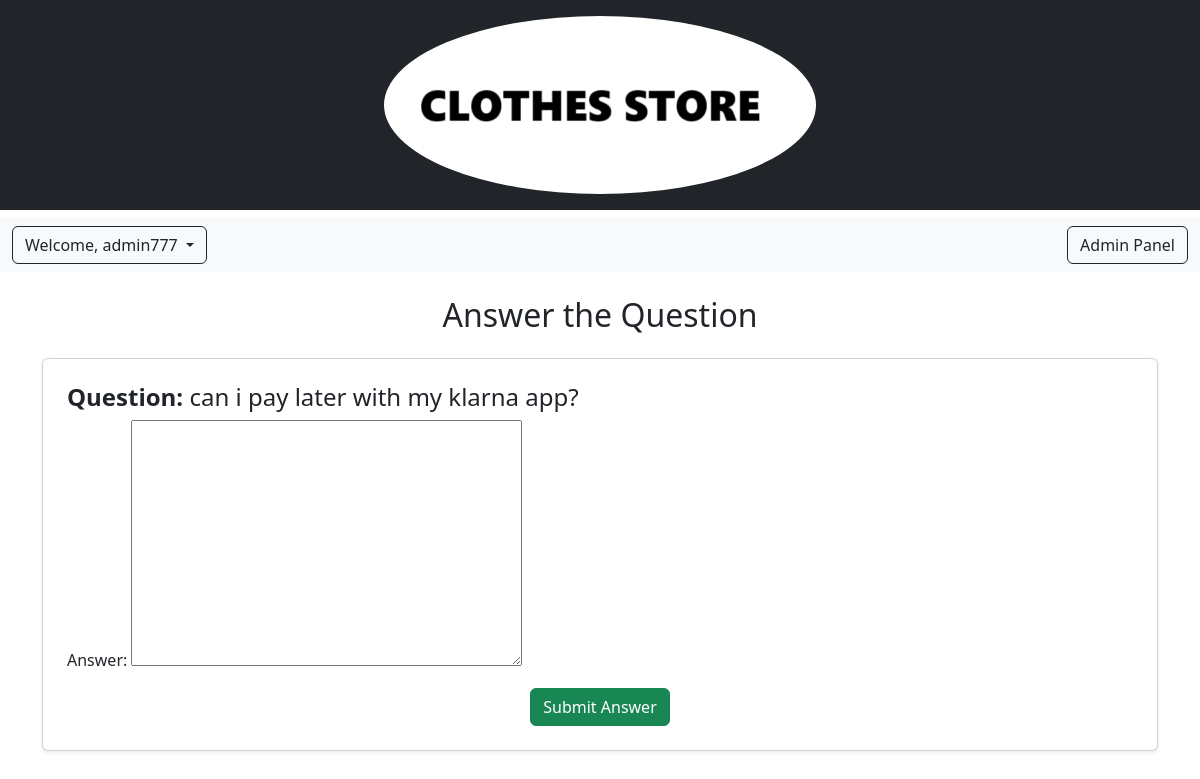
/questions/answer/7/ (signed in), run on the app's committed database.
### cos_accounts/models.py (models this page shows)
class CustomUser(AbstractUser):
    age = models.PositiveIntegerField(null=True, blank=True)
    address = models.CharField(max_length=255, null=True, blank=True)
    groups = models.ManyToManyField(
        'auth.Group',
        related_name='cos_accounts_user_set',
        blank=True
    )
    user_permissions = models.ManyToManyField(
        'auth.Permission',
        related_name='cos_accounts_permission_user_set',
        blank=True
    )

### questions/models.py (models this page shows, shortened)
class Question(models.Model):
    user = models.ForeignKey(settings.AUTH_USER_MODEL, on_delete=models.CASCADE, null=True, blank=True, default=1)
    text = models.TextField()
    answer = models.TextField(blank=True, null=True)
    created = models.DateTimeField(auto_now_add=True)
    answered = models.DateTimeField(null=True, blank=True)

### questions/views.py (the view)
# urls.py: path('answer/<int:question_id>/', answerQ, name='answer_q'),
def answerQ(request, question_id):
    question = get_object_or_404(Question, id=question_id)
    if not request.user.is_staff:
        return redirect('questions:list')
    if request.method == "POST":
        form = form_for_answer(request.POST, instance=question)
        if form.is_valid():
            question.answered = now()
            form.save()
            return redirect('questions:list')
    else:
        form = form_for_answer(instance=question)
    return render(request, 'answer_q.html', {'form': form, 'question': question})

### questions/forms.py
class form_for_answer(forms.ModelForm):
    class Meta:
        model = Question
        fields = ['answer']

### cart/context_processors.py (called while the page is built)
def counter(request):
    item_count = 0
    if 'admin' in request.path:
        return {}
    else:
        try:
            cart = Cart.objects.filter(cart_id=_cart_id(request))
            cart_items = CartItem.objects.all().filter(cart=cart[:1])
            for cart_item in cart_items:
                item_count += cart_item.quantity
        except Cart.DoesNotExist:
            item_count = 0
    return {'item_count':item_count}

### cart/views.py (called while the page is built)
def _cart_id(request):
    cart = request.session.session_key
    if not cart:
        cart = request.session.create()
    return cart

### loyalty/context_processors.py (called while the page is built)
def loyalty_points(request):
    if request.user.is_authenticated:
        try:
            loyalty = Loyalty.objects.get(user=request.user)
        except Loyalty.DoesNotExist:
            loyalty = None
    else:
        loyalty = None
    return {'loyalty': loyalty}

### questions/templates/answer_q.html (shortened to what this page needs)
{% load static %}
<!DOCTYPE html>
<html lang="en">
<head>
    <link rel="stylesheet" href="{% static 'css/style.css' %}">
    <link href="https://cdn.jsdelivr.net/npm/bootstrap@5.3.3/dist/css/bootstrap.min.css" rel="stylesheet">
</head>
<body>
    <header class="bg-dark text-white py-3">
        <div class="container text-center">
            {% include 'header.html' %}
        </div>
    </header>
    {% include 'nav.html' %}
    <div class="container mt-4">
        <h2 class="text-center mb-4">Answer the Question</h2>
        <div class="card p-4 shadow-sm mb-5">
            <h4><strong>Question:</strong> {{ question.text }}</h4>
            <form method="POST">
                {{ form.as_p }}
                <div class="text-center">
                    <button type="submit" class="btn btn-success">Submit Answer</button>
                </div>
            </form>
        </div>
    </div>
</body>
</html>

### pages/templates/nav.html (shortened to what this page needs)
<!DOCTYPE html>
<html lang="en">
<head>
    <link href="https://cdn.jsdelivr.net/npm/bootstrap@5.3.0/dist/css/bootstrap.min.css" rel="stylesheet">
</head>
<body>
    <nav class="navbar navbar-expand-lg navbar-light bg-light mt-2" style="margin-bottom: 20px;">
        <div class="container-fluid d-flex justify-content-between">
            {% if user.is_authenticated %}
                <div class="dropdown">
                    <a class="btn btn-outline-dark dropdown-toggle" href="#" role="button" id="userDropdown" data-bs-toggle="dropdown" aria-expanded="false">
                        Welcome, {{ user.username }}
                    </a>
                </div>
            {% else %}
                <a class="btn btn-outline-dark" href="{% url 'cos_accounts:signin' %}" role="button">Sign In</a>
            {% endif %}
            {% if request.user.is_superuser %}
                <a href="{% url 'store:stock_management' %}" class="btn btn-outline-dark">
                    Admin Panel
                </a>
            {% endif %}
        </div>
    </nav>
</body>
</html>

### data on the page
CustomUser: username "admin777"
Question: text "can i pay later with my klarna app?"
